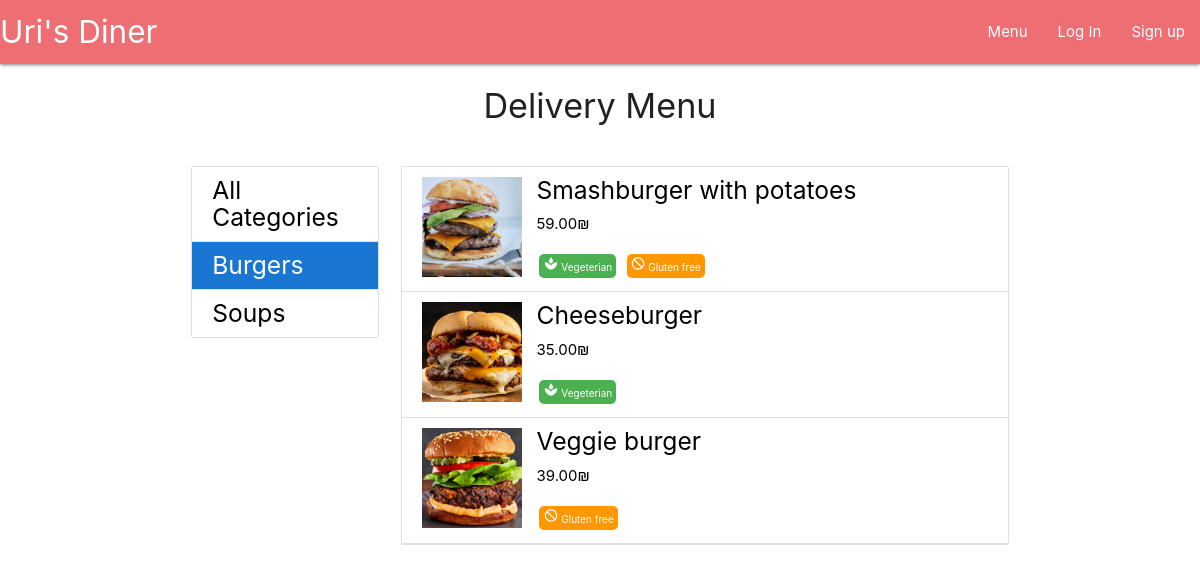
Page /menu/5 on the earlier database version.
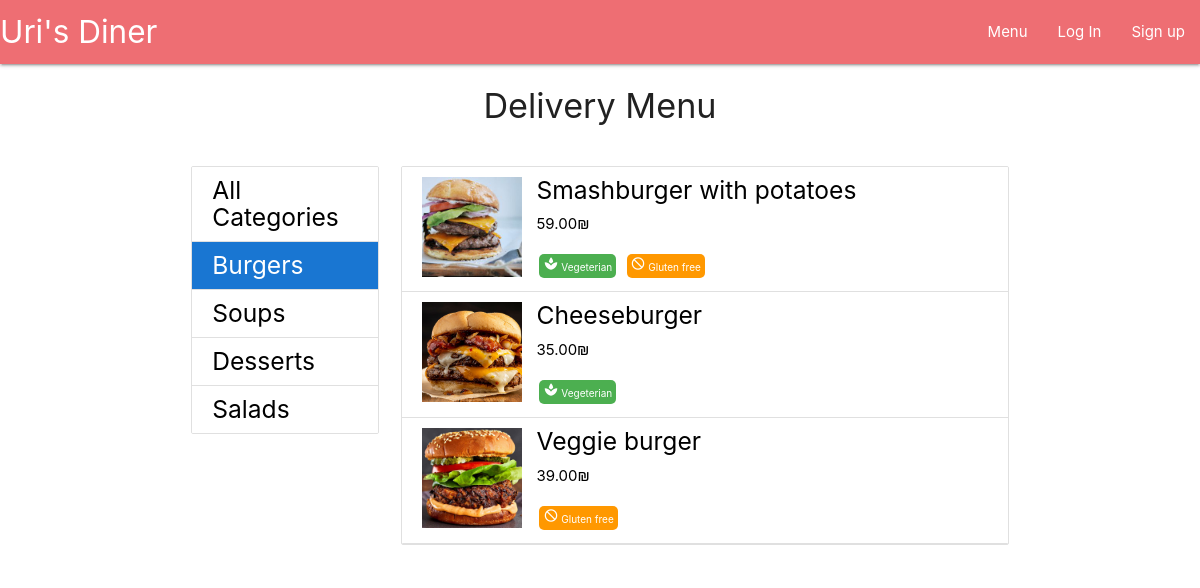
Same page on the later database version.
### main/models.py (models this page shows, shortened)
class Category(models.Model):
    name = models.CharField(max_length=20, blank=False, unique=True)
    is_deleted = models.BooleanField(default=False)
    image_Url = models.TextField(null=True, blank=True)
    image_file = models.ImageField(upload_to=category_image_path, null=True, blank=True)
    position = models.IntegerField(blank=False, default=0)
    def __str__(self):
        return self.name

class Dish(models.Model):
    name = models.CharField(max_length=50, blank=False)
    price = models.DecimalField(max_digits=5, decimal_places=2, blank=False)
    description = models.CharField(max_length=300, blank=False)
    is_gluten_free = models.BooleanField(default=False)
    is_vegeterian = models.BooleanField(default=False)
    category = models.ForeignKey(Category, on_delete=models.CASCADE, limit_choices_to={'is_deleted':False})
    is_deleted = models.BooleanField(default=False)
    image_Url = models.TextField(null=True, blank=True)
    image_file = models.ImageField(upload_to=dish_image_path, null=True, blank=True)

### main/views.py (the view)
# urls.py: path('menu/<int:category_id>', views.menu_category_dishes, name="menu_category_dishes"),
def menu_category_dishes(request, category_id):
    categories_list = Category.objects.filter(is_deleted=False)
    try:
      category = Category.objects.get(id=category_id)
    except:
        return redirect('menu_all_categories')
    show_dishes = Dish.objects.filter(category=category, is_deleted=False)
    form = ItemAmountForm()
    return render(request, 'main/menu_category_dishes.html', {
        'categories_list':categories_list,
        'show_dishes':show_dishes,
        'category': category,
        'form':form})

### main/context_processors.py (called while the page is built)
def site_wide_data(request):
    try:
        data = {
        'open_orders_number' : len(Cart.objects.filter(delivery__is_delivered=False)),
        'my_open_orders_number' : len(Delivery.objects.filter(order__user=request.user).filter(is_delivered=False)),
        'my_cart_items_number' : len(User.objects.get(id=request.user.id).cart_set.last().item_set.all())
        }
    except:
        data = {}
    return data

### main/templates/main/menu_category_dishes.html (shortened to what this page needs)
{% extends 'layouts/menu.html' %}
{% block menu-content %}
<div>
  <ul class="collection">
    {% for dish in show_dishes %}
    <a class="modal-trigger collection-item {% if request.user.is_staff %} no-bottom-border {% endif %}"
      href="#{{dish.name}}">
      <img class="dish-img" {% if dish.image_file %}
        src="{{dish.image_file.url}}" {% else %} src="{{dish.image_Url}}"
        {% endif %} alt="{{dish.name}}">
      <div class="dish-text">
        <h5>{{dish.name}}</h5>
        <p>{{dish.price}}₪</p>
        <div>
          {% if dish.is_vegeterian %}
          {% include 'common/tag_vegeterian.html' %}
          {% endif %}
          {% if dish.is_gluten_free %}
          {% include 'common/tag_gluten_free.html' %}
          {% endif %}
        </div>
      </div>
    </a>
    {% endfor %}
  </ul>
</div>
{% endblock menu-content %}

### templates/layouts/menu.html (shortened to what this page needs)
{% extends 'layouts/main.html' %}
{% block main-content %}
<div class="container">
  <div class="row center-align">
    <h4>Delivery Menu</h4>
  </div>
  <div class="row">
    <div class="col l3">
      <ul class="collection">
        {% url 'menu_all_categories' as url %}
        <a class="collection-item {% if request.path == url %} active {% endif %}"
          href="{{url}}">
          <h5 class="no-top-bottom-margin">All Categories</h5>
        </a>
        {% for category in categories_list %}
        {% url 'menu_category_dishes' category_id=category.id as url %}
        <a class="collection-item {% if request.path == url  %} active {% endif %}"
          href="{{ url }}">
          <h5 class="no-top-bottom-margin">{{category}}</h5>
        </a>
        {% endfor %}
      </ul>
    </div>
    <div class="col l9">
      {% block menu-content %}
      {% endblock menu-content %}
    </div>
  </div>
</div>
{% endblock main-content %}

### templates/common/tag_vegeterian.html
<div class="green tag">
  <i class="tiny material-icons">spa</i> Vegeterian
</div>

### templates/common/tag_gluten_free.html
<div class="orange tag">
  <i class="tiny material-icons">do_not_disturb</i> Gluten free
</div>

Differences in the rows shown:
added Category: name "Desserts"
added Category: name "Salads"
